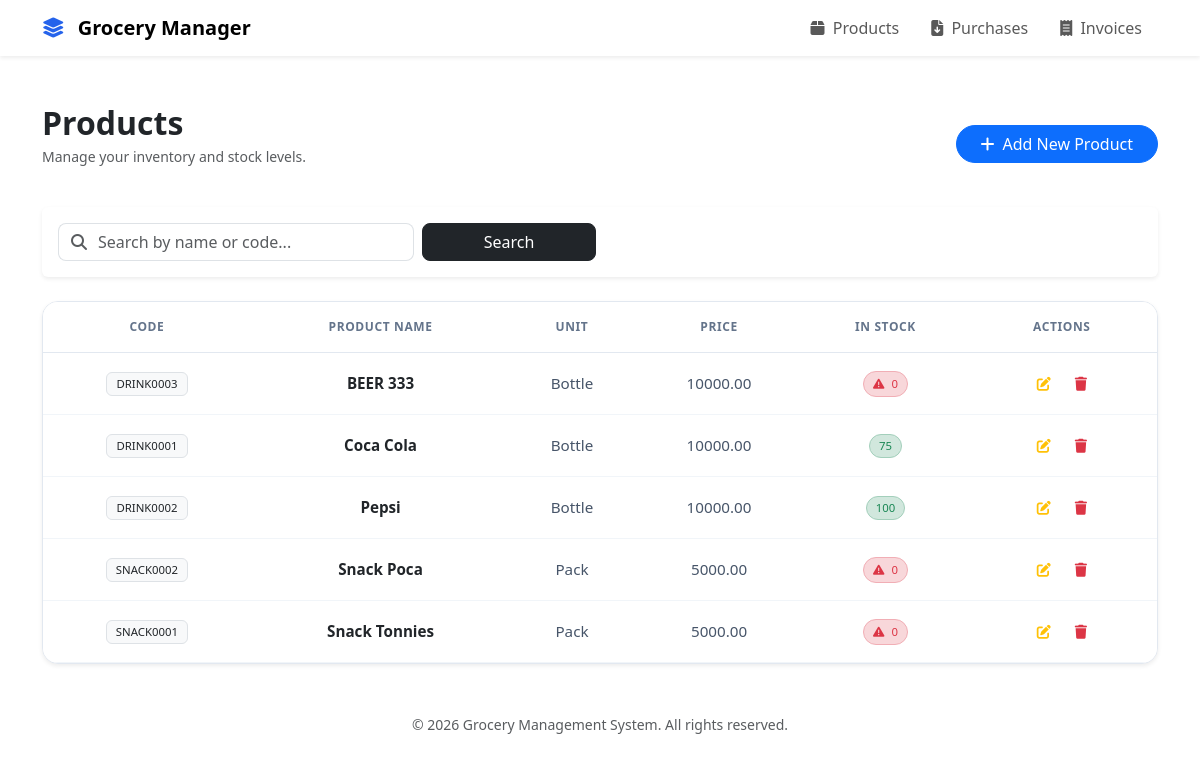
Before: /inventories/products/ with the older database file.
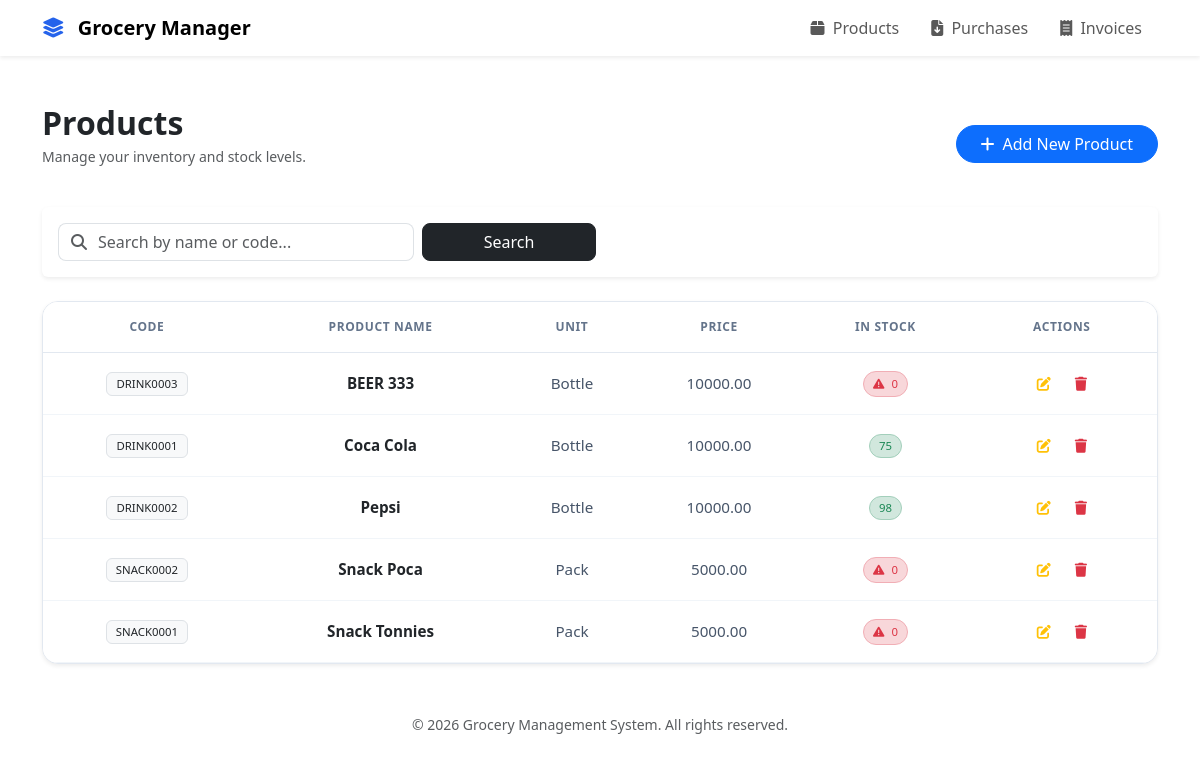
After: the same page with the newer database file.
### inventories/models.py (models this page shows, shortened)
class Product(models.Model):
    class Unit(models.TextChoices):
        PIECE = "PCS", "Piece"
        PACK = "PKT", "Pack"
        CARTON = "CTN", "Carton"
        BOTTLE = "BTL", "Bottle"
        CAN = "CAN", "Can"
        KG = "KG", "Kilogram"
    code = models.CharField(max_length=50, unique=True, verbose_name="Product Code")
    name = models.CharField(max_length=200, verbose_name="Product Name")
    unit = models.CharField(max_length=10, choices=Unit.choices, verbose_name="Unit")
    price = models.DecimalField(
        max_digits=12, decimal_places=2, verbose_name="Selling Price"
    )
    stock = models.PositiveIntegerField(default=0, verbose_name="Stock Level")
    class Meta:
        verbose_name = "Product"
        verbose_name_plural = "Products"

### inventories/views.py (the view)
# urls.py: path("products/", views.product_list, name="product_list"),
def product_list(request):
    query = request.GET.get("q", "")
    if query:
        products = Product.objects.filter(
            Q(code__icontains=query) | Q(name__icontains=query)
        ).order_by("name")
    else:
        products = Product.objects.all().order_by("name")
    return render(
        request,
        "inventories/product_list.html",
        {
            "products": products,
            "query": query,
        },
    )

### inventories/templates/inventories/product_list.html (shortened to what this page needs)
{% extends "base.html" %}
{% load static %}
{% block extra_css %}
<link rel="stylesheet" href="{% static 'css/tables.css' %}" />
{% endblock %} {% block content %}
<div class="d-flex justify-content-between align-items-center mb-4">
  <div>
    <h2 class="fw-bold text-dark mb-1">Products</h2>
    <p class="text-muted small">Manage your inventory and stock levels.</p>
  </div>
  <a
    href="{% url 'inventories:product_create' %}"
    class="btn btn-primary rounded-pill px-4"
  >
    <i class="fa-solid fa-plus me-2"></i>Add New Product
  </a>
</div>
<div class="card border-0 shadow-sm mb-4">
  <div class="card-body p-3">
    <form method="get" class="row g-2 align-items-center">
      <div class="col-md-4">
        <div class="input-group">
          <span class="input-group-text bg-transparent border-end-0 text-muted">
            <i class="fa-solid fa-magnifying-glass"></i>
          </span>
          <input
            type="text"
            name="q"
            value="{{ query|default:'' }}"
            placeholder="Search by name or code..."
            class="form-control border-start-0 ps-0"
          />
        </div>
      </div>
      <div class="col-md-2">
        <button type="submit" class="btn btn-dark w-100 rounded-3">
          Search
        </button>
      </div>
    </form>
  </div>
</div>
<div class="table-responsive shadow-sm rounded-4 bg-white">
  <table class="table table-hover align-middle mb-0 text-center">
    <thead class="bg-light">
      <tr>
        <th>Code</th>
        <th>Product Name</th>
        <th>Unit</th>
        <th>Price</th>
        <th>In Stock</th>
        <th>Actions</th>
      </tr>
    </thead>
    <tbody>
      {% for product in products %}
      <tr>
        <td>
          <span class="badge bg-light text-dark border">
            {{ product.code }}
          </span>
        </td>
        <td class="fw-semibold text-dark">{{ product.name }}</td>
        <td>{{ product.get_unit_display }}</td>
        <td>{{ product.price }}</td>
        <td class="fw-medium">
          {% if product.stock < 10 %}
          <span
            class="badge bg-danger-subtle text-danger border border-danger-subtle rounded-pill"
          >
            <i class="fa-solid fa-triangle-exclamation me-1"></i>
            {{ product.stock }}
          </span>
          {% else %}
          <span
            class="badge bg-success-subtle text-success border border-success-subtle rounded-pill"
          >
            {{ product.stock }}
          </span>
          {% endif %}
        </td>
        <td>
          <div class="btn-group">
            <a
              href="{% url 'inventories:product_update' product.pk %}"
              class="btn btn-outline-warning btn-sm border-0 mx-1"
              title="Edit"
            >
              <i class="fa-solid fa-pen-to-square"></i>
            </a>
            <a
              href="{% url 'inventories:product_delete' product.pk %}"
              class="btn btn-outline-danger btn-sm border-0 mx-1"
              title="Delete"
            >
              <i class="fa-solid fa-trash"></i>
            </a>
          </div>
        </td>
      </tr>
      {% endfor %}
    </tbody>
  </table>
</div>
{% endblock %}

Changed rows visible on the page:
changed Product "Pepsi": stock "100" → "98"
